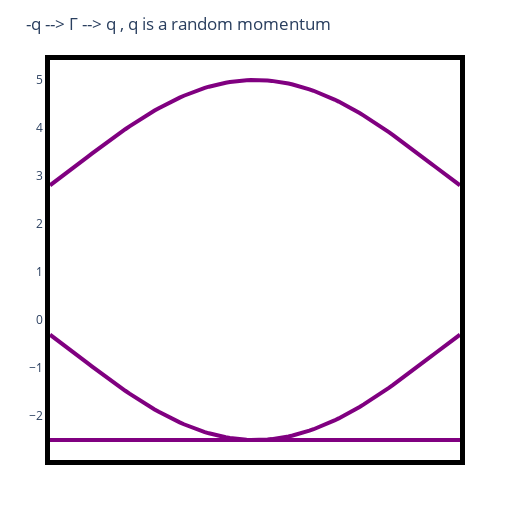

Here is the notebook cell this chart was saved with:
### Code cell
let nps::Int = 100, t1Δ = 1.0, t2Δ = 1.0, t3Δ = 1.0, t1∇ = 1.5, t2∇ = 1.5, t3∇ = 1.5
    p::Params = Params(t1Δ, t2Δ, t3Δ, t1∇, t2∇, t3∇)
    println("t1Δ = ", p.t1Δ)
    println("t2Δ = ", p.t2Δ)
    println("t3Δ = ", p.t3Δ)
    println("t1∇ = ", p.t1∇)
    println("t2∇ = ", p.t2∇)
    println("t3∇ = ", p.t3∇)

    kpoint = @SVector[3.02, 0.45]
    
    kpath_nodes::Vector{SVector{2, Float64}} = [-kpoint, 
                    high_symmetry_points["Γ"], 
                    kpoint];
    kpath_fbz::Vector{Vector{Float64}} = interpolate(kpath_nodes, nps);
    kpath_fbz = [SVector{2, Float64}(v) for v ∈ kpath_fbz]
    plot_simple_kagome_bands(;p = p, seedname = "-q --> Γ --> q , q is a random momentum", kpath = kpath_fbz, title = Nothing)
end

### Figure 1 — Plotly figure (JSON) as saved in the notebook; plotly's stock layout.template omitted (floating-point values rounded to 4 significant figures)
{"data": [{"line": {"color": "purple", "width": 4}, "mode": "lines", "type": "scatter", "x": [1, 2, 3, 4, 5, 6, 7, 8, 9, 10, 11, 12, 13, 14, 15, 16, 17, 18, 19, 20, 21, 22, 23, 24, 25, 26, 27, 28, 29, 30, 31, 32, 33, 34, 35, 36, 37, 38, 39, 40, 41, 42, 43, 44, 45, 46, 47, 48, 49, 50, 51, 52, 53, 54, 55, 56, 57, 58, 59, 60, 61, 62, 63, 64, 65, 66, 67, 68, 69, 70, 71, 72, 73, 74, 75, 76, 77, 78, 79, 80, 81, 82, 83, 84, 85, 86, 87, 88, 89, 90, 91, 92, 93, 94, 95, 96, 97, 98, 99], "y": [-2.5, -2.5, -2.5, -2.5, -2.5, -2.5, -2.5, -2.5, -2.5, -2.5, -2.5, -2.5, -2.5, -2.5, -2.5, -2.5, -2.5, -2.5, -2.5, -2.5, -2.5, -2.5, -2.5, -2.5, -2.5, -2.5, -2.5, -2.5, -2.5, -2.5, -2.5, -2.5, -2.5, -2.5, -2.5, -2.5, -2.5, -2.5, -2.5, -2.5, -2.5, -2.5, -2.5, -2.5, -2.5, -2.5, -2.5, -2.5, -2.5, -2.5, -2.5, -2.5, -2.5, -2.5, -2.5, -2.5, -2.5, -2.5, -2.5, -2.5, -2.5, -2.5, -2.5, -2.5, -2.5, -2.5, -2.5, -2.5, -2.5, -2.5, -2.5, -2.5, -2.5, -2.5, -2.5, -2.5, -2.5, -2.5, -2.5, -2.5, -2.5, -2.5, -2.5, -2.5, -2.5, -2.5, -2.5, -2.5, -2.5, -2.5, -2.5, -2.5, -2.5, -2.5, -2.5, -2.5, -2.5, -2.5, -2.5]}, {"line": {"color": "purple", "width": 4}, "mode": "lines", "type": "scatter", "x": [1, 2, 3, 4, 5, 6, 7, 8, 9, 10, 11, 12, 13, 14, 15, 16, 17, 18, 19, 20, 21, 22, 23, 24, 25, 26, 27, 28, 29, 30, 31, 32, 33, 34, 35, 36, 37, 38, 39, 40, 41, 42, 43, 44, 45, 46, 47, 48, 49, 50, 51, 52, 53, 54, 55, 56, 57, 58, 59, 60, 61, 62, 63, 64, 65, 66, 67, 68, 69, 70, 71, 72, 73, 74, 75, 76, 77, 78, 79, 80, 81, 82, 83, 84, 85, 86, 87, 88, 89, 90, 91, 92, 93, 94, 95, 96, 97, 98, 99], "y": [-0.3062, -0.3693, -0.4335, -0.4986, -0.5644, -0.6307, -0.6974, -0.7642, -0.8311, -0.8979, -0.9644, -1.031, -1.096, -1.161, -1.226, -1.289, -1.352, -1.414, -1.474, -1.534, -1.592, -1.649, -1.705, -1.759, -1.812, -1.863, -1.912, -1.96, -2.006, -2.05, -2.093, -2.133, -2.172, -2.208, -2.243, -2.276, -2.306, -2.334, -2.361, -2.385, -2.406, -2.426, -2.443, -2.458, -2.471, -2.481, -2.49, -2.495, -2.499, -2.5, -2.499, -2.495, -2.49, -2.481, -2.471, -2.458, -2.443, -2.426, -2.406, -2.385, -2.361, -2.334, -2.306, -2.276, -2.243, -2.208, -2.172, -2.133, -2.093, -2.05, -2.006, -1.96, -1.912, -1.863, -1.812, -1.759, -1.705, -1.649, -1.592, -1.534, -1.474, -1.414, -1.352, -1.289, -1.226, -1.161, -1.096, -1.031, -0.9644, -0.8979, -0.8311, -0.7642, -0.6974, -0.6307, -0.5644, -0.4986, -0.4335, -0.3693, -0.3062]}, {"line": {"color": "purple", "width": 4}, "mode": "lines", "type": "scatter", "x": [1, 2, 3, 4, 5, 6, 7, 8, 9, 10, 11, 12, 13, 14, 15, 16, 17, 18, 19, 20, 21, 22, 23, 24, 25, 26, 27, 28, 29, 30, 31, 32, 33, 34, 35, 36, 37, 38, 39, 40, 41, 42, 43, 44, 45, 46, 47, 48, 49, 50, 51, 52, 53, 54, 55, 56, 57, 58, 59, 60, 61, 62, 63, 64, 65, 66, 67, 68, 69, 70, 71, 72, 73, 74, 75, 76, 77, 78, 79, 80, 81, 82, 83, 84, 85, 86, 87, 88, 89, 90, 91, 92, 93, 94, 95, 96, 97, 98, 99], "y": [2.806, 2.869, 2.933, 2.999, 3.064, 3.131, 3.197, 3.264, 3.331, 3.398, 3.464, 3.531, 3.596, 3.661, 3.726, 3.789, 3.852, 3.914, 3.974, 4.034, 4.092, 4.149, 4.205, 4.259, 4.312, 4.363, 4.412, 4.46, 4.506, 4.55, 4.593, 4.633, 4.672, 4.708, 4.743, 4.776, 4.806, 4.834, 4.861, 4.885, 4.906, 4.926, 4.943, 4.958, 4.971, 4.981, 4.99, 4.995, 4.999, 5, 4.999, 4.995, 4.99, 4.981, 4.971, 4.958, 4.943, 4.926, 4.906, 4.885, 4.861, 4.834, 4.806, 4.776, 4.743, 4.708, 4.672, 4.633, 4.593, 4.55, 4.506, 4.46, 4.412, 4.363, 4.312, 4.259, 4.205, 4.149, 4.092, 4.034, 3.974, 3.914, 3.852, 3.789, 3.726, 3.661, 3.596, 3.531, 3.464, 3.398, 3.331, 3.264, 3.197, 3.131, 3.064, 2.999, 2.933, 2.869, 2.806]}], "layout": {"height": 510, "margin": {"b": 50, "l": 50, "r": 50, "t": 60}, "plot_bgcolor": "rgba(0,0,0,0)", "showlegend": false, "title": "-q --> Γ --> q , q is a random momentum", "width": 510, "xaxis": {"linecolor": "black", "linewidth": 5, "mirror": true, "showgrid": true, "showline": true, "showticklabels": false}, "yaxis": {"linecolor": "black", "linewidth": 5, "mirror": true, "showgrid": true, "showline": true, "showticklabels": true}}}
